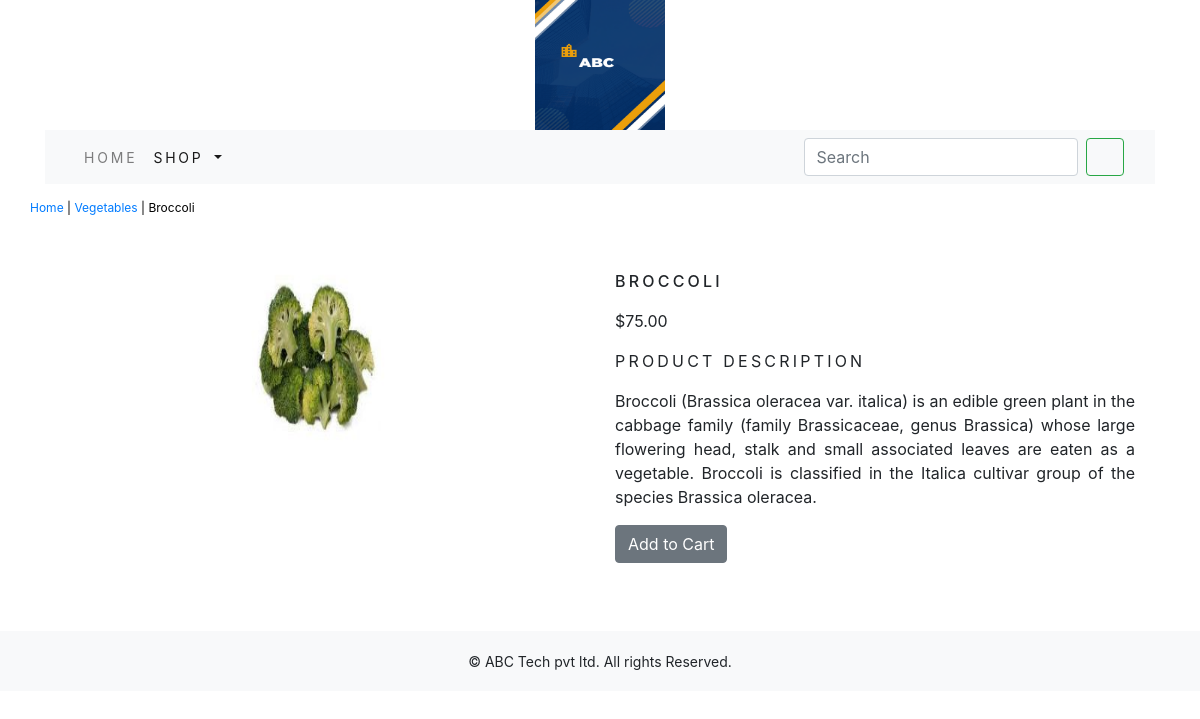
/shop/vegetables/broccoli/, run on the app's committed database.
### shop/models.py (models this page shows, shortened)
class Product(models.Model):
    name = models.CharField(max_length=250, unique=True)
    slug = models.SlugField(max_length=250, unique=True)
    description = models.TextField(blank=True)
    price=models.DecimalField(max_digits=10,decimal_places=2)
    category=models.ForeignKey(Category,on_delete=models.CASCADE)
    image = models.ImageField(upload_to='product', blank=True)
    stock=models.IntegerField()
    available=models.BooleanField(default=True)
    created=models.DateTimeField(auto_now_add=True)
    updated=models.DateTimeField(auto_now=True)
    class Meta:
        ordering = ('name',)
        verbose_name = 'product'
        verbose_name_plural = 'products'

class Category(models.Model):
    name=models.CharField(max_length=250,unique=True)
    slug=models.SlugField(max_length=250,unique=True)
    description=models.TextField(blank=True)
    image=models.ImageField(upload_to='category',blank=True)
    class Meta:
        ordering=('name',)
        verbose_name='category'
        verbose_name_plural='categories'
    def get_url(self):
        return reverse('shop:products_by_category',args=[self.slug])
    def __str__(self):
        return '{}'.format(self.name)

### shop/views.py (the view)
# urls.py: path('<slug:c_slug>/<slug:product_slug>/', views.proDetail, name='proCatdetail'),
def proDetail(request,c_slug,product_slug):
    try:
        product=Product.objects.get(category__slug=c_slug,slug=product_slug)
    except Exception as e:
        raise e
    return render(request,'product.html',{'product':product})

### cart/context_processors.py (called while the page is built)
def counter(request):
    item_count=0
    if 'admin' in request.path:
        return{}
    else:
        try:
            cart=Cart.objects.filter(cart_id=_cart_id(request))
            cart_items=CartItem.objects.all().filter(cart=cart[:1])
            for cart_item in cart_items:
                item_count += cart_item.quantity
        except Cart.DoesNotExist:
            item_count=0
    return dict(item_count=item_count)

### cart/views.py (called while the page is built)
def _cart_id(request):
    cart=request.session.session_key
    if not cart:
        cart=request.session.create()
    return  cart

### shop/context_processor.py (called while the page is built)
def menu_links(request):
    links=Category.objects.all()
    return dict(links=links)

### templates/product.html (shortened to what this page needs)
{% extends 'base.html' %}
{% load static %}
{% block content %}
<div class="row my_prod_row_class">
  <div class="mx_auto">
    <p><a href="{% url 'shop:allProdCat' %}">Home</a> | <a href="{{product.category.get_url}}">{{product.category}}</a> | {{product.name}} </p>
  </div>
  <div class="container">
    <br>
    <div class="row">
      <div class="col-12 col-sm-12 col-md-12 col-lg-6 text-center">
        <div style="min-width:18rem;">
          <img src="{{product.image.url}}" alt="{{product.name}}" style="width:150px; height:200px;">
        </div>
      </div>
      <div class="col-12 col-sm-12 col-md-12 col-lg-6">
        <div>
          <h1 class="my_prod_title">{{product.name}}</h1>
          <p>${{product.price}}</p>
          <p class="my_title">Product Description</p>
          <p class="text-justify my_prod_text">{{product.description}}</p>
          {% if product.stock <= 0 %}
            <p class="text-justify my_prod_text"><b>Out of Stock</b></p>
          {% else %}
            <a class="btn btn-secondary" href="{% url 'cart:add_cart' product.id %}">Add to Cart</a>
          {% endif %}
          <br>
        </div>
        <br>
        <br>
      </div>
    </div>
  </div>
</div>
{% endblock %}

### static/css/custom.css (style rules this page uses)
body { font-family: 'Roboto', sans-serif; }
.my_title { font-size:16px; text-transform:uppercase; letter-spacing:.2em; }
.my_prod_row_class { padding-top:15px; padding-bottom:20px; }
.my_prod_row_class .mx_auto { color:#000; font-size:12px; text-decoration:none; }
.my_prod_title { font-size:16px; text-transform:uppercase; letter-spacing:.2em; padding-top:15px; padding-bottom:10px; }
.my_prod_text { padding-right:20px; }

### data on the page
Product: category "Vegetables", name "Broccoli", image (picture), name "BROCCOLI", price "75.00", description "Broccoli (Brassica oleracea var. italica) is an edible green plant in the cabbage family (family Brassicaceae, genus Brassica) whose large flowering head, stalk and small associated leaves are eaten as a vegetable. Broccoli is classified in the Italica cultivar group of the species Brassica oleracea."
